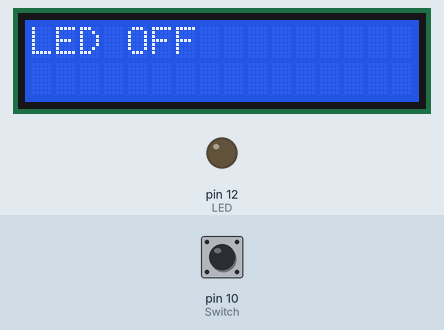
Simulated run of this program. Board: Raspberry Pi (header pin numbers). Shown: 16×2 character LCD, output pins drawn as LEDs (lit = HIGH). The test bench sets the inputs (shaded band); at power-on: pin 10 (Switch) LOW. Library files of the repository ran but are not shown: I2C_driver.py; what the program prints to the terminal is not drawn.

Above: at 1.4 s.
1.5 s: pin 10 (Switch) pulled HIGH for 1.25 s
At 3.1 s:
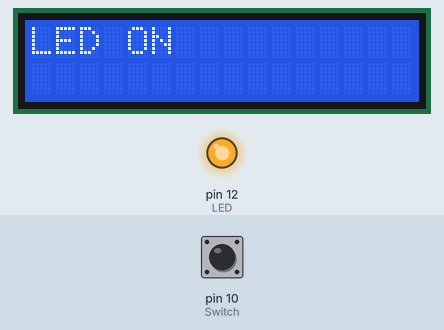
4.8 s: pin 10 (Switch) pulled HIGH for 3.2 s
At 9.3 s:
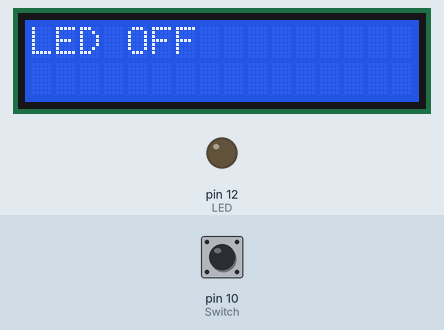
Timing chart, 0 to 10.8 s (numbered marks = the images above; inputs shaded):
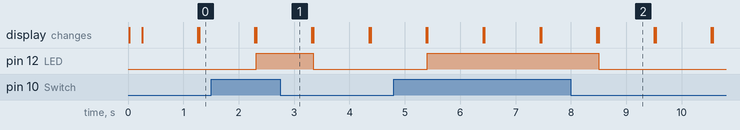

Measured:
- after the input at 1.5 s, pin 12 (LED): LOW → HIGH after 0.82 s, → LOW 1.0 s later; the display: first differs from a run without the input after 0.82 s (image 1)
- after the input at 4.8 s, pin 12 (LED): LOW → HIGH after 0.61 s, → LOW 3.1 s later; the display: first differs from a run without the input after 0.61 s (image 2 shows a later state)
- what the display in image 2 shows lasts 1.0 s, from 8.5 s to 9.5 s

The program:

lcd_test.py
```python
import RPi.GPIO as GPIO # Import Raspberry Pi GPIO library
import I2C_driver as LCD
import time

Switch= 10
LED = 12
GPIO.setwarnings(False) # Ignore warning for now
GPIO.setmode(GPIO.BOARD) # Use physical pin numbering

# Set pin 10 to be an input pin and set initial value to be pulled low (off)
GPIO.setup(Switch, GPIO.IN, pull_up_down=GPIO.PUD_DOWN)
GPIO.setup(LED, GPIO.OUT, initial=GPIO.LOW)
mylcd = LCD.lcd()

while True:
    if GPIO.input(Switch) == GPIO.HIGH:
        print("Button was pushed!")
        mylcd.lcd_clear()
        mylcd.lcd_display_string("LED ON",1)
        GPIO.output(LED, GPIO.HIGH)
        time.sleep(1)

    else:
        print("Button was not pushed!")
        mylcd.lcd_clear()
        mylcd.lcd_display_string("LED OFF",1)
        GPIO.output(LED, GPIO.LOW)
        time.sleep(1)
```
